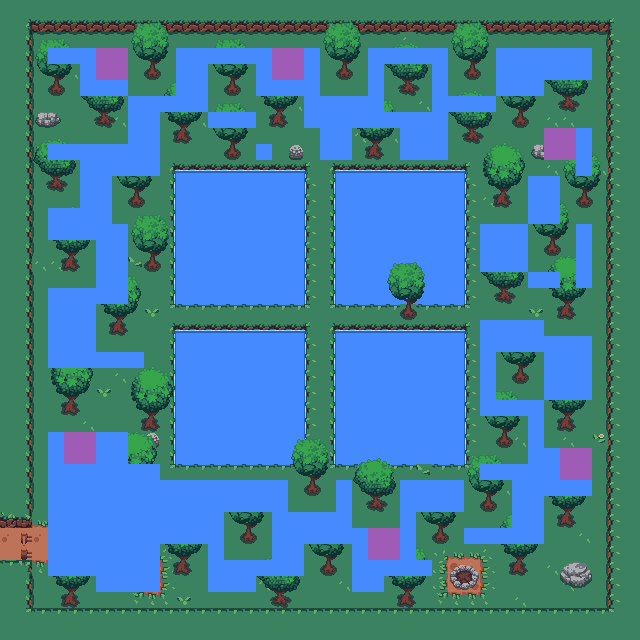

Rendered tile map (Tiled .tmx) drawn with the repository's tilesets; below, a short description and the map source with its tile grids summarised:
An orthogonal 40x40 tile map with 16x16 px tiles, 7 tile layers (Ground, Objects, Transparent, Enemies_spawn, ...).

<map version="1.10" tiledversion="1.11.2" orientation="orthogonal" renderorder="right-down" width="40" height="40" tilewidth="16" tileheight="16" infinite="0" nextlayerid="8" nextobjectid="1">
 <tileset firstgid="1" source="spr_grass_tileset.tsx" />
 <layer id="1" name="Ground" width="40" height="40">
  <data>[1600 cells, 1345 non-empty, 41 distinct tile ids]</data>
 </layer>
 <layer id="2" name="Objects" width="40" height="40">
  <data>[1600 cells, 612 non-empty, 26 distinct tile ids]</data>
 </layer>
 <layer id="3" name="Transparent" width="40" height="40">
  <data>[1600 cells, 577 non-empty, 39 distinct tile ids]</data>
 </layer>
 <layer id="4" name="Enemies_spawn" width="40" height="40">
  <data>[1600 cells, 361 non-empty, 1 distinct tile ids]</data>
 </layer>
 <layer id="5" name="Player_spawn" width="40" height="40">
  <data>[1600 cells, 24 non-empty, 1 distinct tile ids]</data>
 </layer>
 <layer id="6" name="Door_open" width="40" height="40">
  <data>[1600 cells, 2 non-empty, 1 distinct tile ids]</data>
 </layer>
 <layer id="7" name="Door_closed" width="40" height="40">
  <data>[1600 cells, 2 non-empty, 2 distinct tile ids]</data>
 </layer>
</map>
